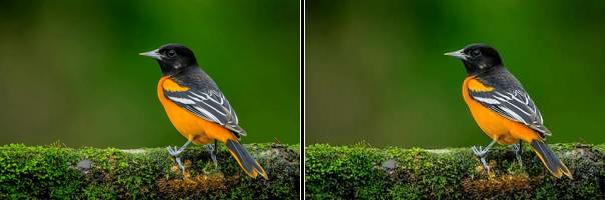
#> input picture combined_comparison.jpg, 605 x 200 px; its folder holds only this picture in this run
$ python main.py
#> lines starting #> are read from the running program, lines starting #| are printed output that depends on the picture
from PIL import Image
from tkinter.filedialog import askopenfilename, asksaveasfilename

# Select image
file_path = askopenfilename(title="Select an image")
#> the answer given: combined_comparison.jpg
img = Image.open(file_path)
#> img is the input picture: PIL image 605x200 RGB; mean R, G, B 60.6, 82.3, 23.6

# Resize
width, height = img.size
#> width = 605; height = 200
new_width = int(width * 0.5)
#> new_width = 302
new_height = int(height * 0.5)
#> new_height = 100
img = img.resize((new_width, new_height), Image.Resampling.LANCZOS)
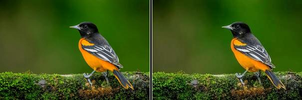
#> img: PIL image 302x100 RGB; mean R, G, B 60.6, 82.3, 23.7

# Save
save_path = asksaveasfilename(defaultextension=".jpg", filetypes=[("JPEG files", "*.jpg")])
img.save(save_path, "JPEG", optimize=True, quality=60)

print("Image compressed and saved successfully!")
